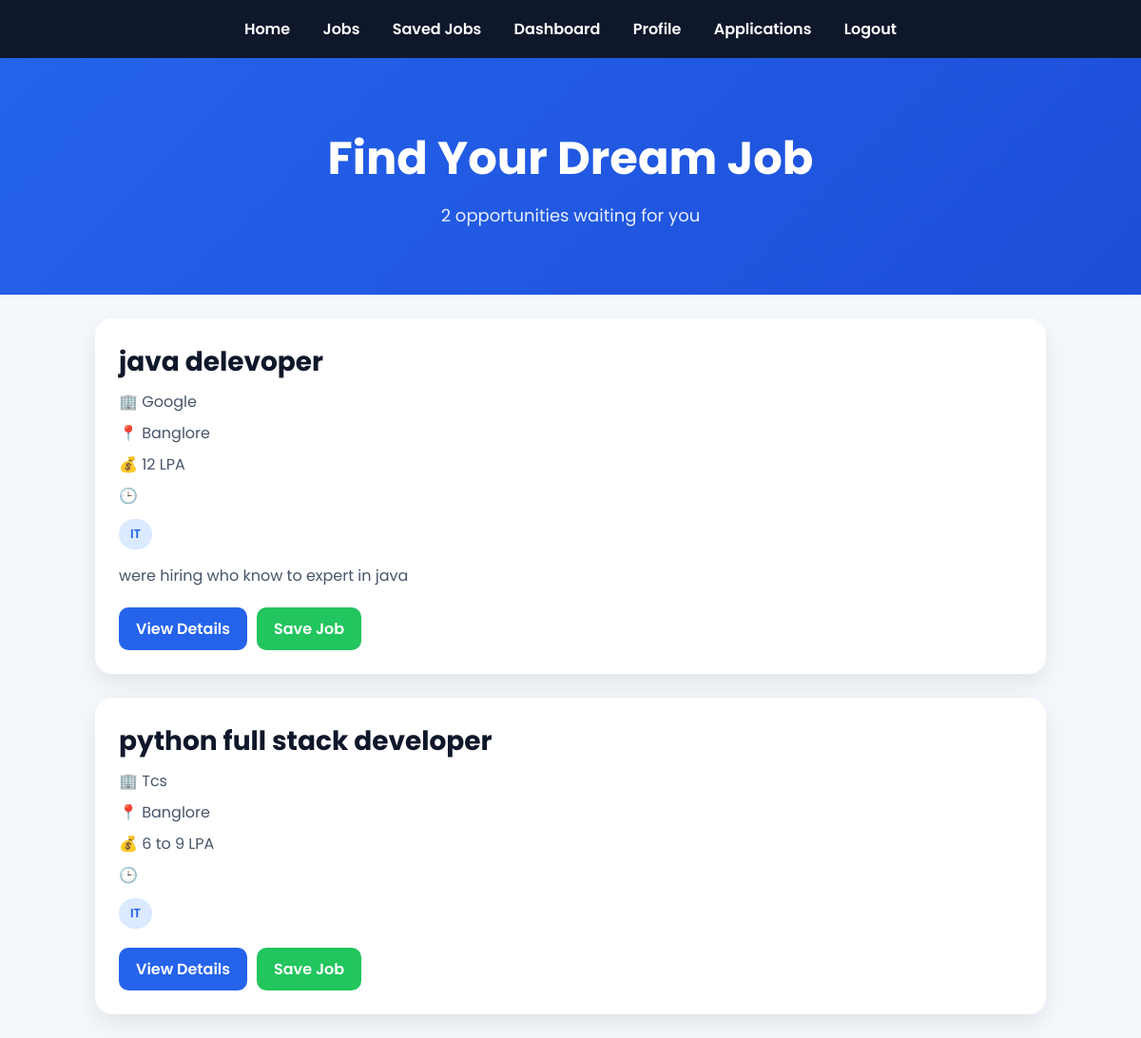
/jobs, run on an earlier commit of the app's database.
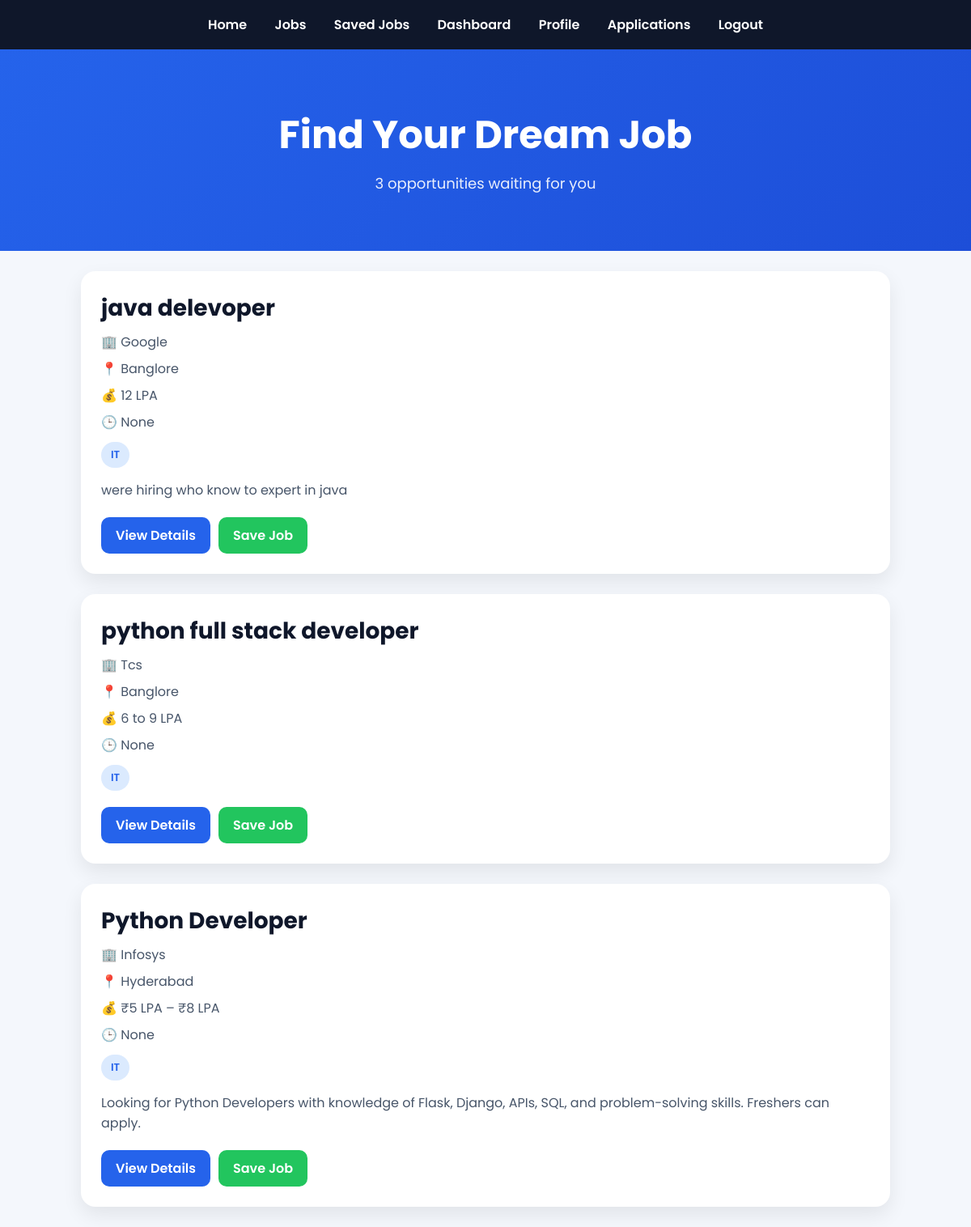
And on a later commit of the database.
### tables this page shows
CREATE TABLE jobs(
id INTEGER PRIMARY KEY AUTOINCREMENT,
title TEXT,
company TEXT,
category TEXT,
description TEXT,
location TEXT,
salary TEXT
, job_type TEXT);

### app.py (the view)
@app.route("/jobs")
def jobs():
    search = request.args.get("search")
    category = request.args.get("category")
    conn = get_db()
    query = "SELECT * FROM jobs WHERE 1=1"
    params = []
    if search:
        query += " AND title LIKE ?"
        params.append('%' + search + '%')
    if category:
        query += " AND category=?"
        params.append(category)
    jobs = conn.execute(query, params).fetchall()
    return render_template("jobs.html", jobs=jobs, total=len(jobs))

### app.py (called while the page is built)
def get_db():
    db_path = os.path.join(os.getcwd(), "database.db")
    print("Using DB:", db_path)   # 👈 DEBUG (important)
    conn = sqlite3.connect(db_path)
    conn.row_factory = sqlite3.Row  # ⭐ professional upgrade
    return conn

### templates/jobs.html (shortened to what this page needs)
<!DOCTYPE html>
<html lang="en">
<head>
</head>
<body>
<div class="navbar">
<a href="/">Home</a>
<a href="/jobs">Jobs</a>
<a href="/saved_jobs">Saved Jobs</a>
<a href="/dashboard">Dashboard</a>
<a href="/profile">Profile</a>
<a href="/my_applications">Applications</a>
<a href="/logout">Logout</a>
</div>
<div class="hero">
<h1>Find Your Dream Job</h1>
<p>{{ total }} opportunities waiting for you</p>
</div>
{% for job in jobs %}
<div class="job-card">
<div class="job-title">
{{ job[1] }}
</div>
<div class="company">
🏢 {{ job[2] }}
</div>
<div class="company">
📍 {{ job[5] }}
</div>
<div class="company">
💰 {{ job[6] }}
</div>
<div class="company">
🕒 {{ job[7] }}
</div>
<div class="category">
{{ job[3] }}
</div>
<div class="description">
{{ job[4] }}
</div>
<div class="actions">
<a href="/job/{{ job[0] }}" class="btn">
View Details
</a>
<a href="/save_job/{{ job[0] }}" class="btn save-btn">
Save Job
</a>
</div>
</div>
{% endfor %}
</body>
</html>

### templates/jobs.html (style rules this page uses)
* { margin:0; padding:0; box-sizing:border-box; font-family:'Poppins',sans-serif; }
body { background:#f4f7fc; }
.navbar { background:#0f172a; padding:18px; text-align:center; }
.navbar a { color:white; text-decoration:none; margin:15px; font-weight:600; }
.hero { background:linear-gradient(135deg,#2563eb,#1d4ed8); color:white; text-align:center; padding:70px 20px; }
.hero h1 { font-size:48px; margin-bottom:10px; }
.hero p { font-size:18px; opacity:.9; }
.job-card { background:white; width:85%; max-width:1000px; margin:25px auto; padding:25px; border-radius:18px; box-shadow:0 10px 25px rgba(0,0,0,.08); transition:.3s; }
.job-title { font-size:28px; font-weight:700; color:#0f172a; }
.company { color:#475569; margin-top:8px; }
.category { display:inline-block; background:#dbeafe; color:#2563eb; padding:6px 12px; border-radius:20px; margin-top:12px; font-size:13px; font-weight:600; }
.description { margin-top:15px; color:#475569; line-height:1.6; }
.actions { margin-top:20px; display:flex; gap:10px; flex-wrap:wrap; }
.btn { background:#2563eb; color:white; padding:10px 18px; border-radius:10px; text-decoration:none; font-weight:600; }
.save-btn { background:#22c55e; }

What changed in the data, as far as the page shows it:
shown differently, row unchanged: jobs "java delevoper": job (not shown) → "None"
shown differently, row unchanged: jobs "python full stack developer": job (not shown) → "None"
added jobs: title "Python Developer", company "Infosys", location "Hyderabad", salary "₹5 LPA – ₹8 LPA", job "None", category "IT", description "Looking for Python Developers with knowledge of Flask, Django, APIs, SQL, and problem-solving skills. Freshers can apply."
Also different on the page:
{{ total }}: "2" → "3"
